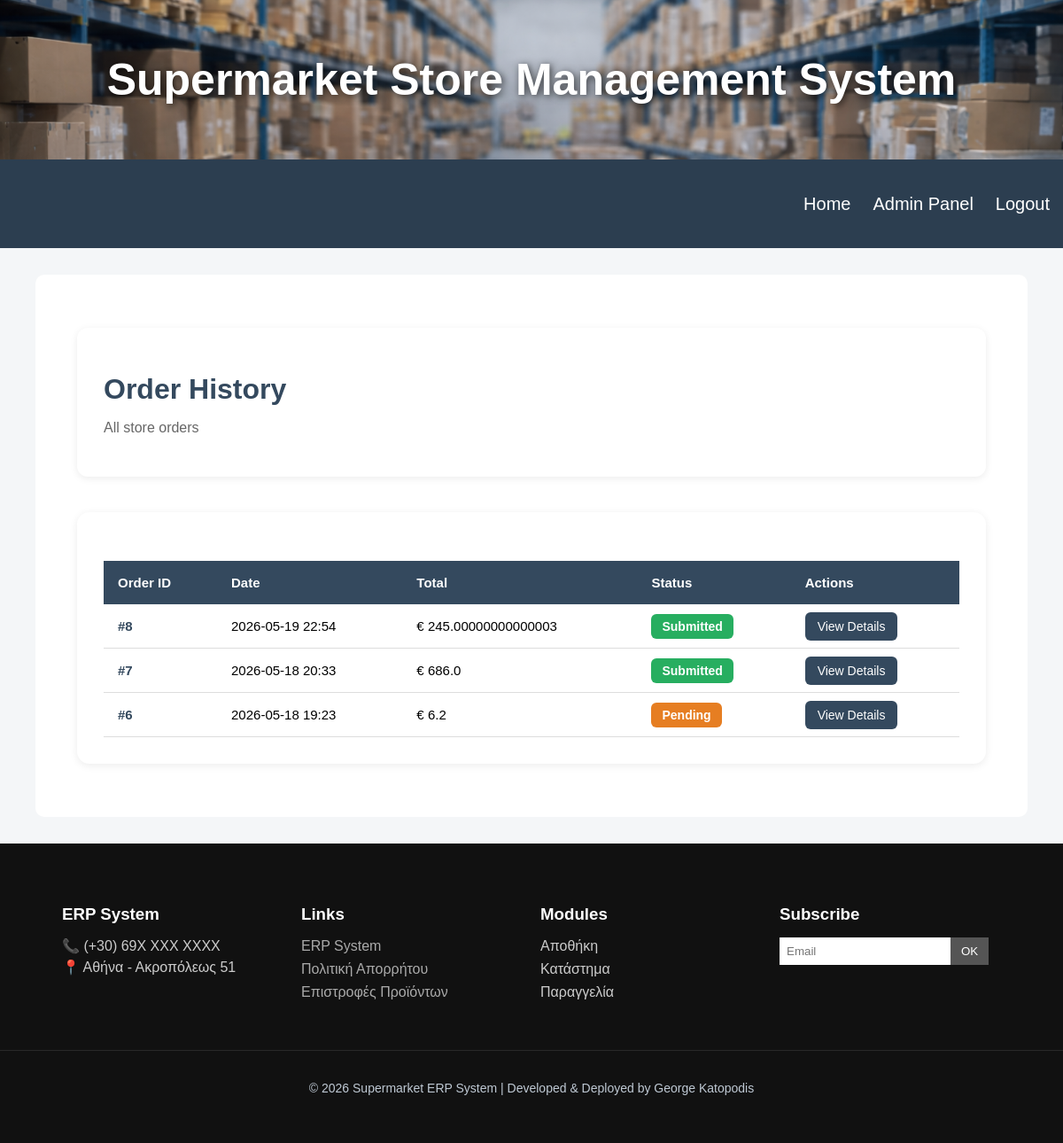
The page /order_history (signed in) on the database its author committed.
### tables this page shows
CREATE TABLE orders (
    order_id INTEGER PRIMARY KEY AUTOINCREMENT,
    store_id INTEGER NOT NULL,
    order_date TEXT NOT NULL,
    order_status VARCHAR(20) NOT NULL, total REAL DEFAULT 0,
    FOREIGN KEY (store_id) REFERENCES stores(store_id)
);

### app.py (the view)
@app.route("/order_history")
def order_history():
    conn = get_db_connection()
    store_id = session.get("store_id")
    orders = conn.execute("""

        SELECT
            order_id,
            order_date,
            order_status,
            total

        FROM orders
        WHERE store_id=?
        ORDER BY order_date DESC
    """, (store_id,)).fetchall()
    conn.close()
    return render_template(
        "order_history.html",
        orders=orders
    )

### app.py (called while the page is built)
def get_db_connection():
    connection = sqlite3.connect(DATABASE_PATH)
    connection.row_factory = sqlite3.Row
    return connection

### templates/order_history.html (shortened to what this page needs)
{% extends 'base.html' %}
{% block extra_css %}
<link rel="stylesheet"
      href="{{ url_for('static', filename='dashboard.css') }}">
{% endblock %}
{% block content %}
<div class="dashboard-container">
    <div class="dashboard-header">
        <h1>Order History</h1>
        <p>
            All store orders
        </p>
    </div>
    <div class="recent-orders">
        <table class="orders-table">
            <thead>
                <tr>
                    <th>Order ID</th>
                    <th>Date</th>
                    <th>Total</th>
                    <th>Status</th>
                    <th>Actions</th>
                </tr>
            </thead>
            <tbody>
                {% for order in orders %}
                <tr>
                    <td>
                        #{{ order['order_id'] }}
                    </td>
                    <td>
                        {{ order['order_date'][:16] }}
                    </td>
                    <td>
                        € {{ order['total'] }}
                    </td>
                    <td>
                        <span class="
                            status-badge
                            {{ order['order_status']|lower }}
                        ">
                            {{ order['order_status'] }}
                        </span>
                    </td>
                    <td>
                        <a href="{{ url_for('order_details',
                         order_id=order['order_id']) }}"
                        class="details-btn">
                            View Details
                        </a>
                    </td>
                </tr>
                {% endfor %}
            </tbody>
        </table>
    </div>
</div>
{% endblock %}

### static/style.css (style rules this page uses)
body { font-family: 'Gill Sans', 'Gill Sans MT', Calibri, 'Trebuchet MS', sans-serif; margin: 0; background-color: #f4f6f8; min-height: 100vh; display: flex; flex-direction: column; }

### static/dashboard.css (style rules this page uses)
.dashboard-container { width: 95%; margin: 40px auto; }
.dashboard-header { background-color: white; padding: 30px; border-radius: 12px; margin-bottom: 30px; box-shadow: 0 2px 8px rgba(0,0,0,0.08); }
.dashboard-header h1 { color: #34495e; margin-bottom: 10px; }
.dashboard-header p { color: #666; font-size: 16px; }
.pending { color: #e74c3c; }
.status-badge { padding: 6px 12px; border-radius: 6px; color: white; font-size: 14px; font-weight: bold; }
.status-badge.submitted { background-color: #27ae60; }
.status-badge.pending { background-color: #e67e22; }
.orders-table { width: 100%; border-collapse: collapse; margin-top: 25px; }
.orders-table th { background-color: #34495e; color: white; padding: 16px; text-align: left; font-size: 15px; }
.orders-table td { padding: 16px; border-bottom: 1px solid #ddd; font-size: 15px; }
.recent-orders { margin-top: 40px; background-color: white; padding: 30px; border-radius: 14px; box-shadow: 0 2px 10px rgba(0,0,0,0.08); }
.orders-table td:first-child { font-weight: bold; color: #34495e; }
.details-btn { background-color: #34495e; color: white; padding: 8px 14px; border-radius: 6px; text-decoration: none; font-size: 14px; transition: 0.2s ease; }

### rows shown on the page
orders: order_id "8", order_date "2026-05-19 22:54", total "245.00000000000003", order_status "Submitted"
orders: order_id "7", order_date "2026-05-18 20:33", total "686.0", order_status "Submitted"
orders: order_id "6", order_date "2026-05-18 19:23", total "6.2", order_status "Pending"
